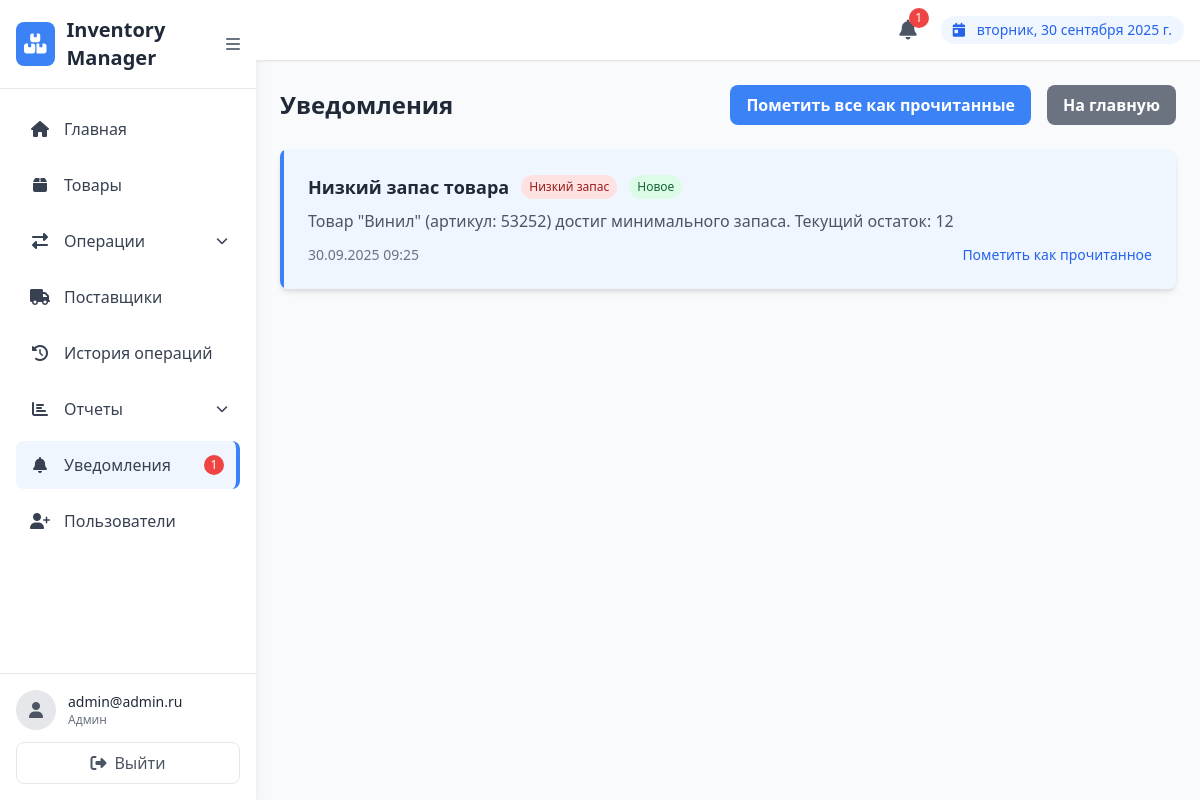
/notifications/ (signed in), run on the app's committed database.
### users/models.py (models this page shows, shortened)
class CustomUser(AbstractUser):
    ROLE_CHOICES = [
        ('admin', 'Админ'),
        ('manager', 'Менеджер'),
        ('viewer', 'Наблюдатель'),
    ]
    role = models.CharField(
        max_length=20,
        choices=ROLE_CHOICES,
        default='manager',
        verbose_name='Role'
    )
    email = models.EmailField(unique=True, verbose_name='Email')
    USERNAME_FIELD = 'email'
    REQUIRED_FIELDS = ['username']
    class Meta:
        verbose_name = 'Пользователь'
        verbose_name_plural = 'Пользователи'

### notifications/models.py (models this page shows, shortened)
class Notification(models.Model):
    NOTIFICATION_TYPES = [
        ('low_stock', 'Низкий запас'),
        ('system', 'Системное'),
        ('alert', 'Важное'),
    ]
    user = models.ForeignKey(User, on_delete=models.CASCADE, verbose_name='Пользователь')
    title = models.CharField(max_length=255, verbose_name='Заголовок')
    message = models.TextField(verbose_name='Сообщение')
    notification_type = models.CharField(max_length=20, choices=NOTIFICATION_TYPES, default='system',
                                         verbose_name='Тип уведомления')
    is_read = models.BooleanField(default=False, verbose_name='Прочитано')
    created_at = models.DateTimeField(default=timezone.now, verbose_name='Дата создания')
    related_object_id = models.PositiveIntegerField(null=True, blank=True, verbose_name='ID связанного объекта')
    related_object_type = models.CharField(max_length=100, blank=True, verbose_name='Тип связанного объекта')
    class Meta:
        verbose_name = 'Уведомление'
        verbose_name_plural = 'Уведомления'
        ordering = ['-created_at']

### notifications/views.py (the view)
# urls.py: path('', views.notification_list, name='list'),
@login_required
def notification_list(request):
    notifications = Notification.objects.filter(user=request.user).order_by('-created_at')
    if request.method == 'GET' and 'mark_read' in request.GET:
        unread_notifications = notifications.filter(is_read=False)
        unread_notifications.update(is_read=True)
    paginator = Paginator(notifications, 20)
    page_number = request.GET.get('page')
    page_obj = paginator.get_page(page_number)
    return render(request, 'notifications/notification_list.html', {
        'notifications': page_obj
    })

### notifications/templates/notifications/notification_list.html (shortened to what this page needs)
{% extends "users/base.html" %}
{% block content %}
<div class="max-w-6xl mx-auto">
    <div class="flex justify-between items-center mb-6">
        <h2 class="text-2xl font-bold text-gray-800">Уведомления</h2>
        <div class="flex space-x-4">
            {% if notifications %}
            <button onclick="markAllAsRead()" class="bg-blue-500 hover:bg-blue-600 text-white font-bold py-2 px-4 rounded-lg transition duration-200">
                Пометить все как прочитанные
            </button>
            {% endif %}
            <a href="{% url 'users:home' %}" class="bg-gray-500 hover:bg-gray-600 text-white font-bold py-2 px-4 rounded-lg transition duration-200">
                На главную
            </a>
        </div>
    </div>
    <div class="bg-white rounded-lg shadow-md overflow-hidden">
        {% if notifications %}
            <div class="divide-y divide-gray-200">
                {% for notification in notifications %}
                <div class="p-6 hover:bg-gray-50 transition duration-150 {% if not notification.is_read %}bg-blue-50 border-l-4 border-blue-500{% endif %}">
                    <div class="flex justify-between items-start">
                        <div class="flex-1">
                            <div class="flex items-center space-x-3 mb-2">
                                <h3 class="text-lg font-semibold text-gray-800">{{ notification.title }}</h3>
                                <span class="px-2 py-1 text-xs rounded-full
                                    {% if notification.notification_type == 'low_stock' %}bg-red-100 text-red-800
                                    {% elif notification.notification_type == 'alert' %}bg-yellow-100 text-yellow-800
                                    {% else %}bg-blue-100 text-blue-800{% endif %}">
                                    {{ notification.get_notification_type_display }}
                                </span>
                                {% if not notification.is_read %}
                                <span class="px-2 py-1 text-xs bg-green-100 text-green-800 rounded-full">Новое</span>
                                {% endif %}
                            </div>
                            <p class="text-gray-600 mb-3">{{ notification.message }}</p>
                            <div class="flex justify-between items-center">
                                <span class="text-sm text-gray-500">{{ notification.created_at|date:"d.m.Y H:i" }}</span>
                                {% if not notification.is_read %}
                                <button onclick="markAsRead({{ notification.id }})"
                                        class="text-blue-600 hover:text-blue-800 text-sm font-medium">
                                    Пометить как прочитанное
                                </button>
                                {% endif %}
                            </div>
                        </div>
                    </div>
                </div>
                {% endfor %}
            </div>
        {% endif %}
    </div>
</div>
{% endblock %}

### users/templates/users/base.html (shortened to what this page needs)
<!DOCTYPE html>
<html lang="ru">
<head>
    <script src="https://cdn.tailwindcss.com"></script>
    <link rel="stylesheet" href="https://cdnjs.cloudflare.com/ajax/libs/font-awesome/6.4.0/css/all.min.css">
</head>
<body class="bg-gray-50 flex h-screen">
    <div class="sidebar bg-white shadow-lg w-64 flex flex-col">
        <div class="p-4 border-b border-gray-200 flex items-center justify-between">
            <div class="flex items-center">
                <div class="bg-blue-500 text-white p-2 rounded-lg">
                    <i class="fas fa-boxes text-xl"></i>
                </div>
                <h1 class="text-xl font-bold text-gray-800 ml-3">Inventory Manager</h1>
            </div>
            <button id="sidebar-toggle" class="text-gray-500 hover:text-gray-700">
                <i class="fas fa-bars"></i>
            </button>
        </div>
        <nav class="flex-1 p-4">
            <ul class="space-y-2">
                <li>
                    <a href="{% url 'users:home' %}" class="flex items-center p-3 text-gray-700 rounded-lg hover:bg-blue-50 hover:text-blue-600 transition duration-200">
                        <i class="fas fa-home w-6 text-center"></i>
                        <span class="nav-text ml-3 font-medium">Главная</span>
                    </a>
                </li>
                <li>
                    <a href="{% url 'products:list' %}" class="flex items-center p-3 text-gray-700 rounded-lg hover:bg-blue-50 hover:text-blue-600 transition duration-200">
                        <i class="fas fa-box w-6 text-center"></i>
                        <span class="nav-text ml-3 font-medium">Товары</span>
                    </a>
                </li>
                {% if user.role == 'admin' or user.role == 'manager' %}
                <li class="dropdown relative">
                    <a href="#" class="flex items-center justify-between p-3 text-gray-700 rounded-lg hover:bg-blue-50 hover:text-blue-600 transition duration-200">
                        <div class="flex items-center">
                            <i class="fas fa-exchange-alt w-6 text-center"></i>
                            <span class="nav-text ml-3 font-medium">Операции</span>
                        </div>
                        <i class="fas fa-chevron-down text-xs"></i>
                    </a>
                </li>
                <li>
                    <a href="{% url 'products:supplier_list' %}" class="flex items-center p-3 text-gray-700 rounded-lg hover:bg-blue-50 hover:text-blue-600 transition duration-200">
                        <i class="fas fa-truck w-6 text-center"></i>
                        <span class="nav-text ml-3 font-medium">Поставщики</span>
                    </a>
                </li>
                {% endif %}
                <li>
                    <a href="{% url 'products:history' %}" class="flex items-center p-3 text-gray-700 rounded-lg hover:bg-blue-50 hover:text-blue-600 transition duration-200">
                        <i class="fas fa-history w-6 text-center"></i>
                        <span class="nav-text ml-3 font-medium">История операций</span>
                    </a>
                </li>
                {% if user.role == 'admin' or user.role == 'manager' %}
                <li class="dropdown relative">
                    <a href="#" class="flex items-center justify-between p-3 text-gray-700 rounded-lg hover:bg-blue-50 hover:text-blue-600 transition duration-200">
                        <div class="flex items-center">
                            <i class="fas fa-chart-bar w-6 text-center"></i>
                            <span class="nav-text ml-3 font-medium">Отчеты</span>
                        </div>
                        <i class="fas fa-chevron-down text-xs"></i>
                    </a>
                </li>
                {% endif %}
                <li>
                    <a href="{% url 'notifications:list' %}" class="flex items-center p-3 text-gray-700 rounded-lg hover:bg-blue-50 hover:text-blue-600 transition duration-200">
                        <i class="fas fa-bell w-6 text-center"></i>
                        <span class="nav-text ml-3 font-medium">Уведомления</span>
                        {% if user.is_authenticated %}
                        <span id="sidebar-notification-badge" class="ml-auto bg-red-500 text-white text-xs rounded-full h-5 w-5 flex items-center justify-center hidden">
                        </span>
                        {% endif %}
                    </a>
                </li>
                {% if user.role == 'admin' %}
                <li>
                    <a href="{% url 'users:register' %}" class="flex items-center p-3 text-gray-700 rounded-lg hover:bg-blue-50 hover:text-blue-600 transition duration-200">
                        <i class="fas fa-user-plus w-6 text-center"></i>
                        <span class="nav-text ml-3 font-medium">Пользователи</span>
                    </a>
                </li>
                {% endif %}
            </ul>
        </nav>
        <div class="p-4 border-t border-gray-200">
            <div class="flex items-center">
                <div class="bg-gray-200 rounded-full w-10 h-10 flex items-center justify-center">
                    <i class="fas fa-user text-gray-600"></i>
                </div>
                <div class="ml-3">
                   {% if user.is_authenticated %}
  <p class="text-sm font-medium text-gray-800">{{ user.get_full_name|default:user.email }}</p>
{% else %}
  <p class="text-sm font-medium text-gray-800">Guest</p>
{% endif %}
                    <p class="text-xs text-gray-500">{{ user.get_role_display }}</p>
                </div>
            </div>
            <a href="{% url 'users:logout' %}" class="mt-3 flex items-center justify-center w-full p-2 text-gray-600 rounded-lg border border-gray-200 hover:bg-red-50 hover:text-red-600 hover:border-red-200 transition duration-200">
                <i class="fas fa-sign-out-alt"></i>
                <span class="nav-text ml-2">Выйти</span>
            </a>
        </div>
    </div>
    <div class="content-area flex-1 flex flex-col overflow-hidden">
        <header class="bg-white shadow-sm border-b border-gray-200">
            <div class="flex items-center justify-between p-4">
                <div class="flex items-center space-x-4">
                    <div class="relative">
                        <a href="{% url 'notifications:list' %}" class="relative p-2 text-gray-600 hover:text-blue-600 transition duration-200">
                            <i class="fas fa-bell text-xl"></i>
                            {% if user.is_authenticated %}
                            <span id="notification-badge" class="absolute -top-1 -right-1 bg-red-500 text-white text-xs rounded-full h-5 w-5 flex items-center justify-center hidden">
                            </span>
                            {% endif %}
                        </a>
                    </div>
                    <div class="bg-blue-50 text-blue-600 px-3 py-1 rounded-full text-sm">
                        <i class="fas fa-calendar-day mr-2"></i>
                        <span id="current-date"></span>
                    </div>
                </div>
            </div>
        </header>
        <main class="flex-1 overflow-y-auto p-6">
            {% block content %}
            {% endblock %}
        </main>
    </div>
</body>
</html>

### users/templates/users/base.html (style rules this page uses)
.sidebar { transition: all 0.3s ease; }
.content-area { transition: all 0.3s ease; }

### data on the page
CustomUser: get_full_name "admin@admin.ru", role "Админ"
Notification: title "Низкий запас товара", notification_type "Низкий запас", is_read "Новое", message "Товар \"Винил\" (артикул: 53252) достиг минимального запаса. Текущий остаток: 12", created_at "30.09.2025 09:25"
